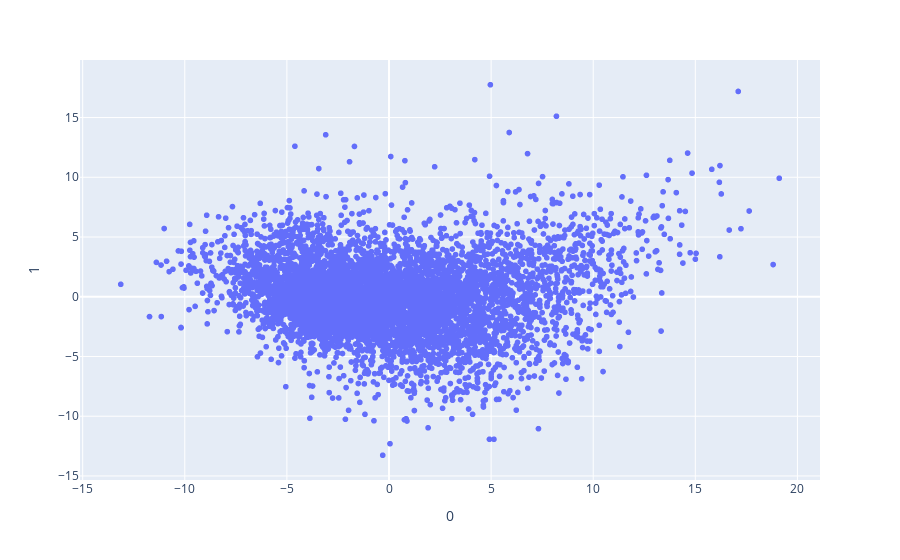

The cell this chart's notebook holds for it:
### Code cell
fig = px.scatter(user_df_pca, x='0', y='1', hover_data=user_df_pca)
fig.show()

### Figure 1 — Plotly figure (JSON) as saved in the notebook; plotly's stock layout.template omitted (floating-point values rounded to 4 significant figures; data arrays with more than 128 entries replaced by an {"elided": "..."} marker saying what was removed)
{"data": [{"customdata": {"elided": "6040x3 str values"}, "hovertemplate": "0=%{x}<br>1=%{y}<br>Gender=%{customdata[0]}<br>Age=%{customdata[1]}<br>Zip-code=%{customdata[2]}<extra></extra>", "legendgroup": "", "marker": {"color": "#636efa", "symbol": "circle"}, "mode": "markers", "name": "", "showlegend": false, "type": "scattergl", "x": {"elided": "6040 float values"}, "xaxis": "x", "y": {"elided": "6040 float values"}, "yaxis": "y"}], "layout": {"legend": {"tracegroupgap": 0}, "margin": {"t": 60}, "xaxis": {"anchor": "y", "domain": [0, 1], "title": {"text": "0"}}, "yaxis": {"anchor": "x", "domain": [0, 1], "title": {"text": "1"}}}}
